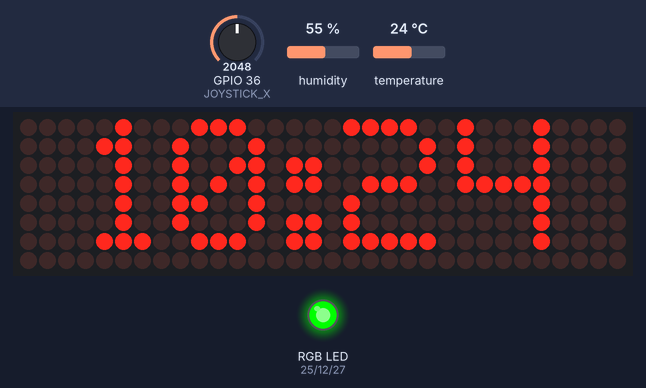
The sketch below on a simulated ESP32. Parts: 32×8 LED matrix, an RGB LED mixed from three pins (HIGH = lit). Dashed ring = blinking. Inputs (shaded band) come from the test bench; at power-on: GPIO 36 (JOYSTICK_X) = 2048, temperature 24 °C, humidity 55 %. WiFi joins after 1.5 s; servers stay silent unless stated; the local clock reads 2024-03-15 10:24:30 at power-on unless the sketch sets it; what the sketch prints to the serial monitor is not drawn.

Above: at 6.1 s.
6.2 s: GPIO 36 (JOYSTICK_X) set to 0
At 6.57 s:
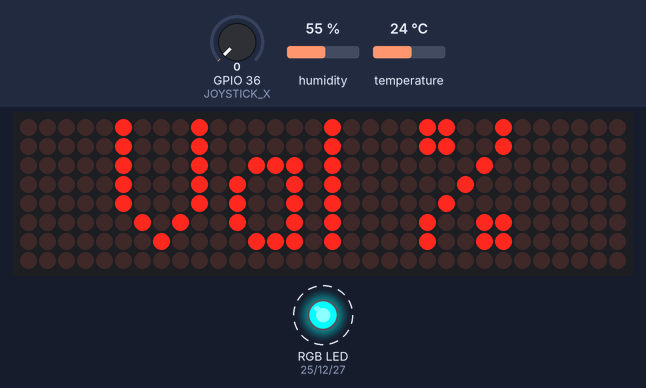
8.1 s: temperature set to 12 °C
At 18.86 s:
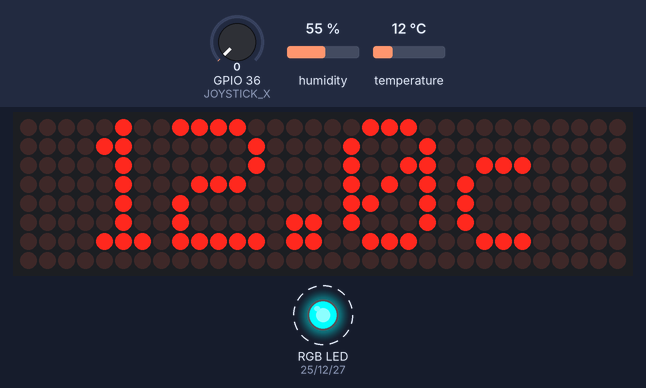
21.1 s: GPIO 36 (JOYSTICK_X) set to 80
At 32.1 s:
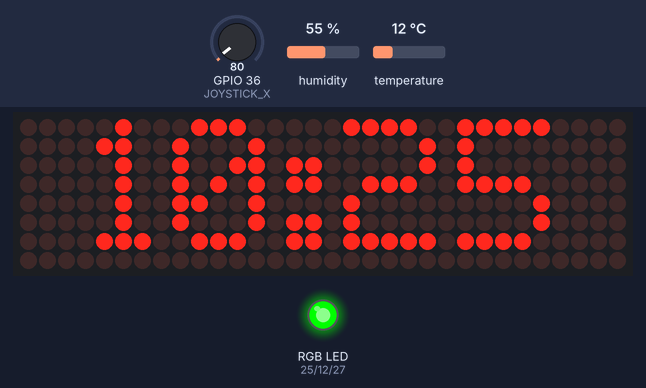
33.1 s: GPIO 36 (JOYSTICK_X) set to 4095
At 33.45 s:
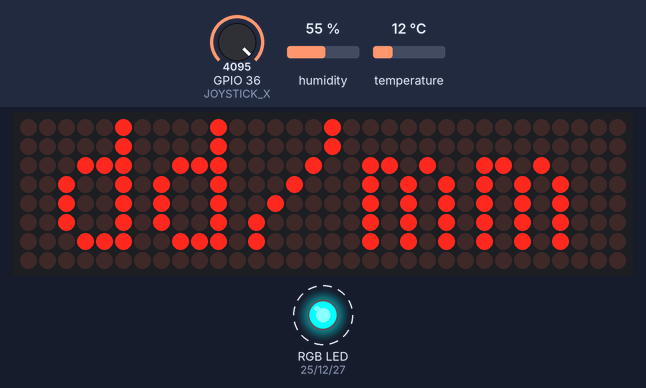
36.3 s: GPIO 36 (JOYSTICK_X) set to 3603
At 37.2 s:
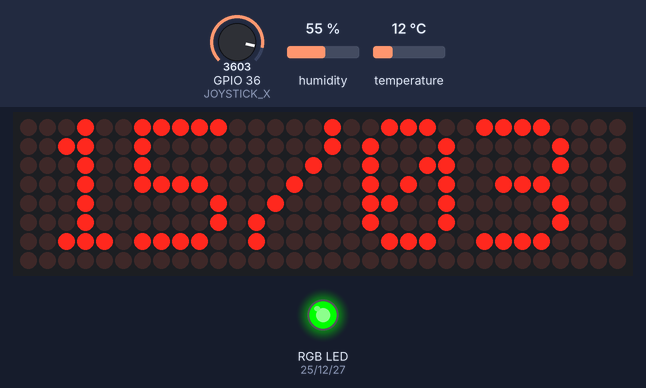
42.8 s: humidity set to 22 %
At 49.5 s:
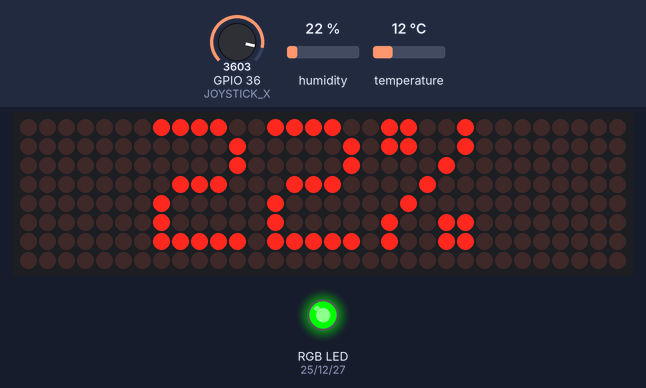
Timing chart, 0 to 51.0 s (numbered marks = the images above; inputs shaded):
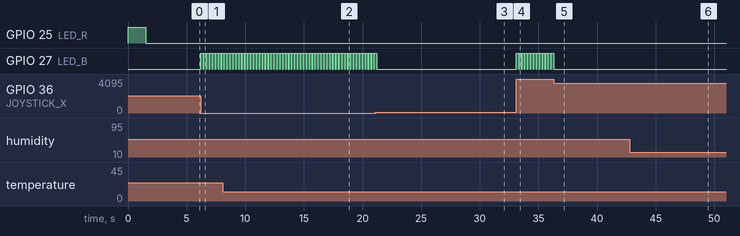

The sketch:

esp32s-smart-clock.ino
```cpp
/*
 * Shashank Kulkarni (Github - sckulkarni246)
 * shanky.kulkarni@gmail.com
 *
 * ESP32 - Pinouts
 * ===============
 * => MAX7219 LED Matrix - Clock (GPIO18), Chip Select (GPIO15), MOSI (GPIO23), 3.3V
 * => DHT11 - Data (GPIO19), 3.3V
 * => Buzzer - Buzzer Drive (GPIO5), 3.3V (unused as of now)
 * => RGB LED - Red (GPIO26), Green (GPIO12), Blue (GPIO27)
 * => Joystick - X axis (GPIO36), Y axis (GPIO39), 5V
 *
 */

#include <MD_Parola.h>
#include <MD_MAX72xx.h>
#include <SPI.h>
#include "DHT.h"
#include <WiFi.h>
#include "time.h"
#include <WiFiMulti.h>

#define DISPLAY_SCK       18
#define DISPLAY_CS        15
#define DISPLAY_MOSI      23
#define HARDWARE_TYPE     MD_MAX72XX::FC16_HW
#define MAX_DEVICES       4

#define DHT11_DATA        19
#define DHTTYPE           DHT11

#define BUZZER_DRIVE      5 // unused as of now

#define LED_R             25
#define LED_G             12
#define LED_B             27

#define JOYSTICK_X        36
#define JOYSTICK_Y        39

#define WIFI_SSID         "" // hard-code your SSID name here!
#define WIFI_PSK          "" // hard-code your PSK here!

#define NTP_SERVER        "pool.ntp.org"
#define GMT_OFFSET_HOURS  (5.5)
#define GMT_OFFSET_SEC    (3600 * GMT_OFFSET_HOURS)

#define SCREEN_TIME       (1)
#define SCREEN_DATE       (2)
#define SCREEN_TEMP       (3)
#define SCREEN_HUMI       (4)
#define NUM_SCREENS       (4)

#define JS_THRESH_LEFT    (2600)
#define JS_THRESH_RIGHT   (2900)
#define JS_THRESH_UP      (500)
#define JS_THRESH_DOWN    (3500)

#define INTERVAL_POLL     (50)
#define COUNT_POLL_TIME   (1)


MD_Parola my_display = MD_Parola(HARDWARE_TYPE, DISPLAY_CS, MAX_DEVICES);
DHT dht(DHT11_DATA, DHTTYPE);
WiFiMulti WiFiMulti;
struct tm timeinfo;
char display_time[] = "hh:mm";
char display_date[] = "dd/mm";
char tempstr[6] = "Deg C";
char humistr[6] = "Val %";
uint8_t curr_hh = 0;
uint8_t curr_mm = 0;
uint8_t curr_dd = 0;
uint8_t curr_mon = 0;
uint8_t curr_screen = 1;
uint8_t pollctr = 0;
uint8_t ntpctr = 0;
uint8_t tempctr = 0;
uint8_t humictr = 0;
uint8_t connstatusctr = 0;
bool js_left = false;
bool js_right = false;
bool js_up = false;
bool js_down = false;
bool js_center = true;
bool screen_changed = false;
bool unable_to_connect = false;
bool i_am_disconnected = false;
bool no_wifi = false;
float curr_temp = 0.0;
float curr_humi = 0.0;
unsigned long app_curr_time;
unsigned long app_prev_time;

/*
 * Connect to an Wi-Fi AP - modify SSID and PSK in macros above
 */

void app_wifi_connect() {
  WiFiMulti.addAP(WIFI_SSID,WIFI_PSK);
  Serial.println("Waiting for WiFi connection...");

  my_display.print("WiFi...");
  digitalWrite(LED_R, HIGH);

  while(WiFiMulti.run() != WL_CONNECTED);

  digitalWrite(LED_R, LOW);
  digitalWrite(LED_G, HIGH);
  my_display.print("WiFi OK");
  Serial.println("WiFi Connected...");
  delay(2000);

  configTime(GMT_OFFSET_SEC, 0, NTP_SERVER);
  my_display.print("Time...");

}

void app_get_time() {

  ++ntpctr;

  if(ntpctr < 40) {

  }
  else {
    if(!getLocalTime(&timeinfo)) {
      Serial.println("Failed to obtain time...");
      unable_to_connect = true;
      digitalWrite(LED_G, LOW);
      digitalWrite(LED_R, HIGH);
    }
    else {
      digitalWrite(LED_G, HIGH);
      digitalWrite(LED_R, LOW);
      unable_to_connect = false;
    }

    ntpctr = 0;

  }

  if(curr_screen == SCREEN_TIME) {
    if(screen_changed == false) {
      if((timeinfo.tm_hour != curr_hh) || (timeinfo.tm_min != curr_mm)) {
        curr_hh = timeinfo.tm_hour;
        curr_mm = timeinfo.tm_min;
        display_time[0] = 48 + (curr_hh / 10);
        display_time[1] = 48 + (curr_hh % 10);
        display_time[3] = 48 + (curr_mm / 10);
        display_time[4] = 48 + (curr_mm % 10);
        if(curr_screen == SCREEN_TIME)
          my_display.print(display_time);
      }
    }
    else {
      my_display.print(display_time);
    }
  }

  if(curr_screen == SCREEN_DATE) {
    if(screen_changed == false) {
      if((timeinfo.tm_mday != curr_dd) || (timeinfo.tm_mon != curr_mon)) {
        curr_dd = timeinfo.tm_mday;
        curr_mon = timeinfo.tm_mon + 1;
        display_date[0] = 48 + (curr_dd / 10);
        display_date[1] = 48 + (curr_dd % 10);
        display_date[3] = 48 + (curr_mon / 10);
        display_date[4] = 48 + (curr_mon % 10);
        if(curr_screen == SCREEN_DATE)
          my_display.print(display_date);
      }
    }
    else {
      my_display.print(display_date);
    }
  }

}

void app_get_temperature() {

  tempctr++;

  if(tempctr < 100) {

  }
  else {
    curr_temp = dht.readTemperature();
    sprintf(tempstr,"%.1fc",curr_temp);
    tempctr = 0;
  }
  if(curr_screen == SCREEN_TEMP) {
    my_display.print(tempstr);
  }

}

void app_get_humidity() {

  humictr++;

  if(humictr < 200) {

  }
  else {
    curr_humi = dht.readHumidity();
    sprintf(humistr,"%d%%",(int)curr_humi);
    humictr = 0;
  }
  if(curr_screen == SCREEN_HUMI) {
    my_display.print(humistr);
  }

}

void check_for_js_movement() {
  int val;

  js_left = js_right = false;
  js_center = true;

  val = analogRead(JOYSTICK_X);

  if(val == 0) {
    digitalWrite(LED_B, HIGH);
    delay(200);
    digitalWrite(LED_B, LOW);
    js_left = true;
    js_right = false;
    js_center = false;
  }
  else if(val == 4095) {
    digitalWrite(LED_B, HIGH);
    delay(200);
    digitalWrite(LED_B, LOW);
    js_left = false;
    js_right = true;
    js_center = false;
  }
  else {
    js_left = false;
    js_right = false;
    js_center = true;
  }
}

void setup() {
  // Start the serial console...we may need it for development
  Serial.begin(115200);
  delay(10);

  // Initialize the MAX7219 Dot Matrix display
  my_display.begin();
  my_display.setIntensity(2);
  my_display.displayClear();
  my_display.setTextAlignment(PA_CENTER);

#if 0 // Unimplemented - maybe later?
  // Initialize the Buzzer PWM as an input - we will attach a PWM enlosed by #if-#endif) to it on-demand
  // in a separate function. This is done so to avoid the continuous "buzz" from the buzzer after setup ;-).
  pinMode(BUZZER_DRIVE, INPUT);

  ledcSetup(0,2000,8);
  ledcAttachPin(BUZZER_DRIVE,0);
#endif
  // Initialize the DHT11 sensor
  dht.begin();

  // Initialize the RGB LED
  pinMode(LED_R, OUTPUT);
  pinMode(LED_G, OUTPUT);
  pinMode(LED_B, OUTPUT);

  app_wifi_connect();

  app_prev_time = app_curr_time = millis();

}

void loop() {
  delay(INTERVAL_POLL);
  ++pollctr;

  check_for_js_movement();

  if(js_right) {
    app_prev_time = millis();
    screen_changed = true;
    if(curr_screen == NUM_SCREENS)
      curr_screen = 1;
    else
      curr_screen = curr_screen + 1;
  }
  else if(js_left) {
    app_prev_time = millis();
    screen_changed = true;
    if(curr_screen == 1)
      curr_screen = NUM_SCREENS;
    else
      curr_screen = curr_screen - 1;
  }
  else {
    screen_changed = false;
    app_curr_time = millis();
    switch(curr_screen) {
      case SCREEN_TIME:
        if(app_curr_time - app_prev_time > 30000) {
          screen_changed = true;
          app_prev_time = app_curr_time;
          curr_screen = curr_screen + 1;
        }
        break;

     case SCREEN_DATE:
     case SCREEN_TEMP:
     case SCREEN_HUMI:
        if(app_curr_time - app_prev_time > 5000) {
          screen_changed = true;
          app_prev_time = app_curr_time;
          curr_screen = curr_screen + 1;
          if(curr_screen > NUM_SCREENS)
            curr_screen = SCREEN_TIME;
        }
        break;

    }
  }

  if(pollctr == COUNT_POLL_TIME) {
    app_get_time();
    app_get_temperature();
    app_get_humidity();
    pollctr = 0;
  }


}
```

Measured:
- after the input at 6.2 s, GPIO 27 (LED_B): alternates HIGH for 0.20 s and LOW for 0.05 s, starting at once; the display: changes after 0.22 s (image 1)
- after the input at 21.1 s, GPIO 27 (LED_B): goes on until 21.2 s, then stays LOW
- after the input at 33.1 s, GPIO 27 (LED_B): alternates HIGH for 0.20 s and LOW for 0.05 s, starting at once; the display: changes after 0.21 s (image 4)
- after the input at 36.3 s, GPIO 27 (LED_B): goes on until 36.3 s, then stays LOW; the display: first differs from a run without the input after 0.06 s (image 5)
- what the display in image 5 shows lasts 4.9 s, from 36.4 s to 41.3 s
